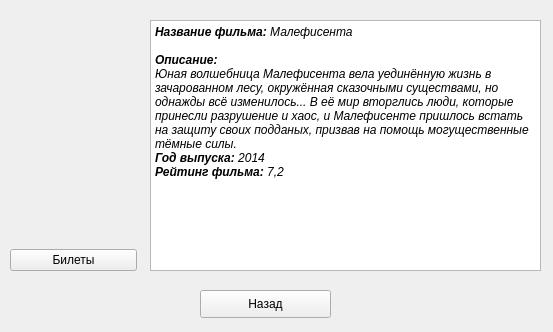
<?xml version="1.0" encoding="UTF-8"?>
<ui version="4.0">
 <class>Malif</class>
 <widget class="QWidget" name="Malif">
  <property name="geometry">
   <rect>
    <x>0</x>
    <y>0</y>
    <width>553</width>
    <height>332</height>
   </rect>
  </property>
  <property name="windowTitle">
   <string>Малефисента</string>
  </property>
  <property name="windowIcon">
   <iconset resource="resource.qrc">
    <normaloff>:/rec/img/afisha.png</normaloff>:/rec/img/afisha.png</iconset>
  </property>
  <widget class="QPushButton" name="pushButton">
   <property name="geometry">
    <rect>
     <x>200</x>
     <y>290</y>
     <width>131</width>
     <height>28</height>
    </rect>
   </property>
   <property name="text">
    <string>Назад</string>
   </property>
  </widget>
  <widget class="QTextEdit" name="textEdit">
   <property name="geometry">
    <rect>
     <x>150</x>
     <y>20</y>
     <width>391</width>
     <height>251</height>
    </rect>
   </property>
   <property name="readOnly">
    <bool>true</bool>
   </property>
   <property name="html">
    <string>&lt;!DOCTYPE HTML PUBLIC &quot;-//W3C//DTD HTML 4.0//EN&quot; &quot;http://www.w3.org/TR/REC-html40/strict.dtd&quot;&gt;
&lt;html&gt;&lt;head&gt;&lt;meta name=&quot;qrichtext&quot; content=&quot;1&quot; /&gt;&lt;style type=&quot;text/css&quot;&gt;
p, li { white-space: pre-wrap; }
&lt;/style&gt;&lt;/head&gt;&lt;body style=&quot; font-family:'MS Shell Dlg 2'; font-size:7.8pt; font-weight:400; font-style:normal;&quot;&gt;
&lt;p style=&quot; margin-top:0px; margin-bottom:0px; margin-left:0px; margin-right:0px; -qt-block-indent:0; text-indent:0px;&quot;&gt;&lt;span style=&quot; font-size:9pt; font-weight:600; font-style:italic;&quot;&gt;Название фильма: &lt;/span&gt;&lt;span style=&quot; font-size:9pt; font-style:italic;&quot;&gt;Малефисента&lt;/span&gt;&lt;/p&gt;
&lt;p style=&quot;-qt-paragraph-type:empty; margin-top:0px; margin-bottom:0px; margin-left:0px; margin-right:0px; -qt-block-indent:0; text-indent:0px; font-size:9pt; font-style:italic;&quot;&gt;&lt;br /&gt;&lt;/p&gt;
&lt;p style=&quot; margin-top:0px; margin-bottom:0px; margin-left:0px; margin-right:0px; -qt-block-indent:0; text-indent:0px;&quot;&gt;&lt;span style=&quot; font-size:9pt; font-weight:600; font-style:italic;&quot;&gt;Описание:&lt;/span&gt;&lt;/p&gt;
&lt;p style=&quot; margin-top:0px; margin-bottom:0px; margin-left:0px; margin-right:0px; -qt-block-indent:0; text-indent:0px;&quot;&gt;&lt;span style=&quot; font-size:9pt; font-style:italic;&quot;&gt;Юная волшебница Малефисента вела уединённую жизнь в зачарованном лесу, окружённая сказочными существами, но однажды всё изменилось... В её мир вторглись люди, которые принесли разрушение и хаос, и Малефисенте пришлось встать на защиту своих подданых, призвав на помощь могущественные тёмные силы.&lt;/span&gt;&lt;/p&gt;
&lt;p style=&quot; margin-top:0px; margin-bottom:0px; margin-left:0px; margin-right:0px; -qt-block-indent:0; text-indent:0px;&quot;&gt;&lt;span style=&quot; font-size:9pt; font-weight:600; font-style:italic;&quot;&gt;Год выпуска: &lt;/span&gt;&lt;span style=&quot; font-size:9pt; font-style:italic;&quot;&gt;2014&lt;/span&gt;&lt;/p&gt;
&lt;p style=&quot; margin-top:0px; margin-bottom:0px; margin-left:0px; margin-right:0px; -qt-block-indent:0; text-indent:0px;&quot;&gt;&lt;span style=&quot; font-size:9pt; font-weight:600; font-style:italic;&quot;&gt;Рейтинг фильма:&lt;/span&gt;&lt;span style=&quot; font-size:9pt; font-style:italic;&quot;&gt; 7,2&lt;/span&gt;&lt;/p&gt;&lt;/body&gt;&lt;/html&gt;</string>
   </property>
  </widget>
  <widget class="QWidget" name="">
   <property name="geometry">
    <rect>
     <x>10</x>
     <y>20</y>
     <width>127</width>
     <height>251</height>
    </rect>
   </property>
   <layout class="QVBoxLayout" name="verticalLayout">
    <item>
     <widget class="QLabel" name="label">
      <property name="text">
       <string/>
      </property>
      <property name="pixmap">
       <pixmap>../malifisenta.jpg</pixmap>
      </property>
     </widget>
    </item>
    <item>
     <widget class="QPushButton" name="pushButton_tickets">
      <property name="text">
       <string>Билеты</string>
      </property>
     </widget>
    </item>
   </layout>
  </widget>
 </widget>
 <resources>
  <include location="resource.qrc"/>
 </resources>
 <connections/>
</ui>
